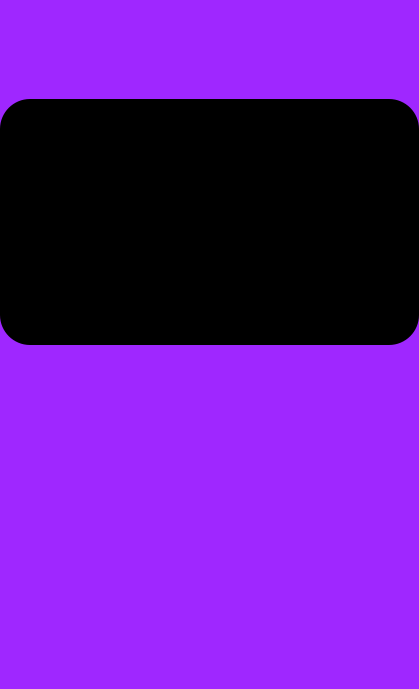
<?xml version="1.0" encoding="UTF-8"?>
<ui version="4.0">
 <class>d1_Screen_1</class>
 <widget class="QWidget" name="d1_Screen_1">
  <property name="geometry">
   <rect>
    <x>0</x>
    <y>0</y>
    <width>419</width>
    <height>689</height>
   </rect>
  </property>
  <property name="windowTitle">
   <string>Form</string>
  </property>
  <layout class="QVBoxLayout" name="verticalLayout">
   <property name="spacing">
    <number>0</number>
   </property>
   <property name="leftMargin">
    <number>0</number>
   </property>
   <property name="topMargin">
    <number>0</number>
   </property>
   <property name="rightMargin">
    <number>0</number>
   </property>
   <property name="bottomMargin">
    <number>0</number>
   </property>
   <item>
    <widget class="QWidget" name="d1_1_widgetBackground" native="true">
     <property name="styleSheet">
      <string notr="true">#d1_1_widgetBackground{
	background-color: rgb(159, 39, 255);
}</string>
     </property>
     <layout class="QVBoxLayout" name="d1_1_vlBackground">
      <property name="spacing">
       <number>0</number>
      </property>
      <property name="leftMargin">
       <number>0</number>
      </property>
      <property name="topMargin">
       <number>0</number>
      </property>
      <property name="rightMargin">
       <number>0</number>
      </property>
      <property name="bottomMargin">
       <number>0</number>
      </property>
      <item>
       <widget class="QWidget" name="d1_1_widgetBackgroundVideo" native="true">
        <property name="styleSheet">
         <string notr="true">#d1_1_widgetBackgroundVideo{
	border-image: url(:/d1_videoBackground.png);
	border-radius:  30px;
}
</string>
        </property>
        <layout class="QVBoxLayout" name="d1_1_vlBackgroundVideo">
         <property name="spacing">
          <number>0</number>
         </property>
         <property name="leftMargin">
          <number>0</number>
         </property>
         <property name="topMargin">
          <number>99</number>
         </property>
         <property name="rightMargin">
          <number>0</number>
         </property>
         <property name="bottomMargin">
          <number>0</number>
         </property>
         <item>
          <widget class="QWidget" name="d1_1_widgetVideo" native="true">
           <property name="sizePolicy">
            <sizepolicy hsizetype="Preferred" vsizetype="Preferred">
             <horstretch>0</horstretch>
             <verstretch>0</verstretch>
            </sizepolicy>
           </property>
           <property name="minimumSize">
            <size>
             <width>0</width>
             <height>0</height>
            </size>
           </property>
           <property name="styleSheet">
            <string notr="true">#d1_1_widgetVideo{
	background-color: rgb(0, 0, 0);
	border-radius:  30px;
}</string>
           </property>
           <layout class="QVBoxLayout" name="verticalLayout_4">
            <property name="spacing">
             <number>0</number>
            </property>
            <property name="leftMargin">
             <number>0</number>
            </property>
            <property name="topMargin">
             <number>0</number>
            </property>
            <property name="rightMargin">
             <number>0</number>
            </property>
            <property name="bottomMargin">
             <number>0</number>
            </property>
            <item>
             <widget class="QLabel" name="label">
              <property name="styleSheet">
               <string notr="true"/>
              </property>
              <property name="text">
               <string>Video</string>
              </property>
              <property name="alignment">
               <set>Qt::AlignCenter</set>
              </property>
             </widget>
            </item>
           </layout>
          </widget>
         </item>
        </layout>
       </widget>
      </item>
      <item>
       <widget class="QWidget" name="d1_1_widgetGrid" native="true">
        <layout class="QVBoxLayout" name="verticalLayout_2">
         <property name="spacing">
          <number>0</number>
         </property>
         <property name="leftMargin">
          <number>0</number>
         </property>
         <property name="topMargin">
          <number>0</number>
         </property>
         <property name="rightMargin">
          <number>0</number>
         </property>
         <property name="bottomMargin">
          <number>0</number>
         </property>
         <item>
          <layout class="QGridLayout" name="d1_1_gridLayout"/>
         </item>
        </layout>
       </widget>
      </item>
     </layout>
    </widget>
   </item>
  </layout>
 </widget>
 <resources/>
 <connections/>
</ui>
